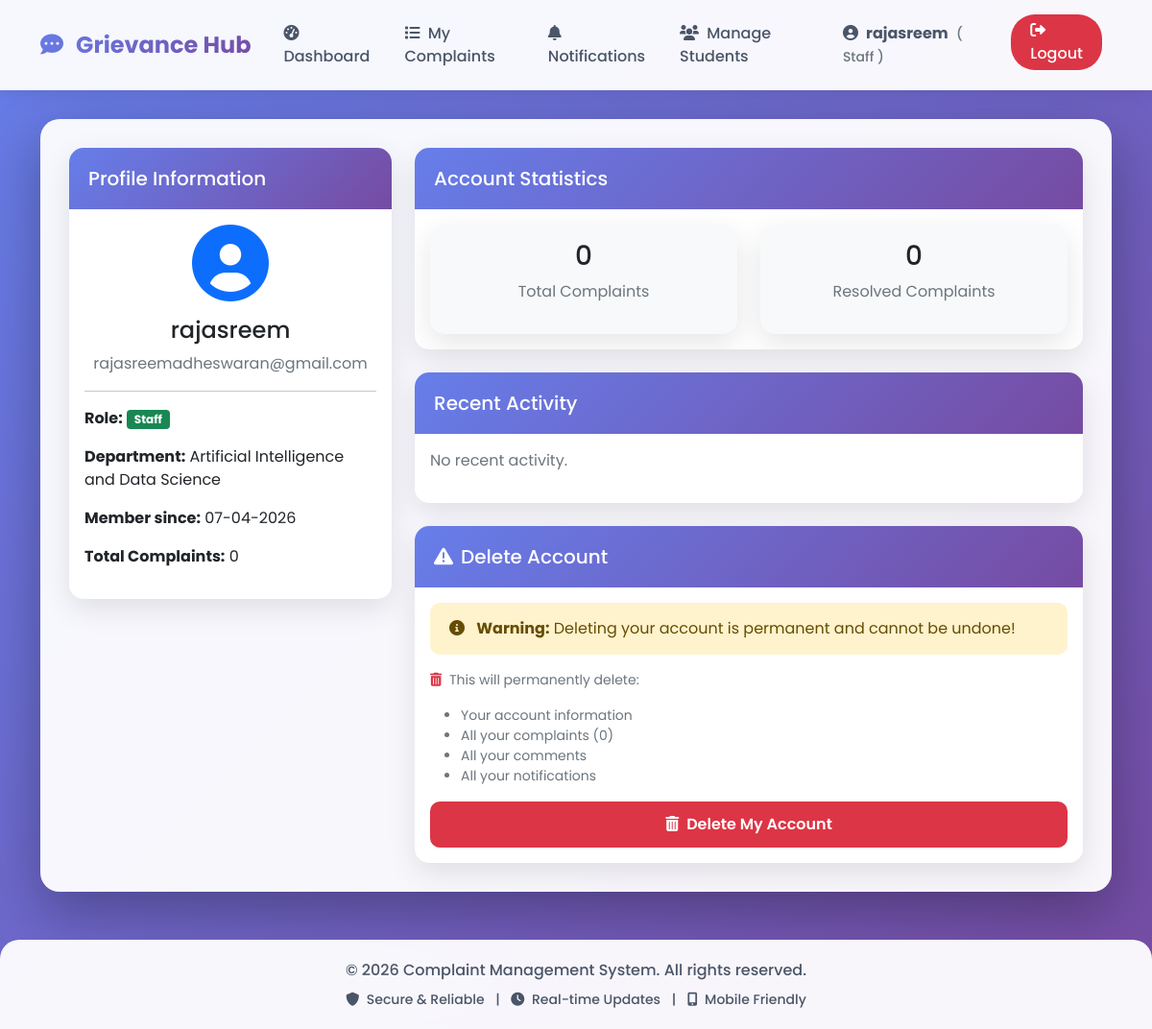
Screenshot of /profile (signed in) with the database file from the repository.
### models.py (models this page shows)
class User(UserMixin, db.Model):
    id = db.Column(db.Integer, primary_key=True)
    username = db.Column(db.String(80), unique=True, nullable=False)
    email = db.Column(db.String(120), unique=True, nullable=False)
    password = db.Column(db.String(200), nullable=False)
    role = db.Column(db.String(20), default='student')  # student, staff/mentor, hod, admin
    department = db.Column(db.String(100))
    year = db.Column(db.String(20))
    section = db.Column(db.String(10))
    parent_name = db.Column(db.String(100))
    parent_phone = db.Column(db.String(15))
    address = db.Column(db.Text)
    mentor_name = db.Column(db.String(100))  # For students - who is their mentor
    phone = db.Column(db.String(15))
    created_at = db.Column(db.DateTime, default=datetime.utcnow)
    complaints = db.relationship('Complaint', backref='author', lazy=True, foreign_keys='Complaint.user_id')
    assigned_complaints = db.relationship('Complaint', backref='assigned_staff', lazy=True, foreign_keys='Complaint.assigned_to')

### app.py (the view)
@app.route('/profile')
@login_required
def profile():
    return render_template('profile.html', user=current_user)

### app.py (called while the page is built)
def is_super_admin(user):
    return user.role == 'admin' and user.email == 'vanitha.sty3375@gmail.com'

def is_department_admin(user):
    return user.role == 'hod'

@login_manager.user_loader
def load_user(user_id):
    return User.query.get(int(user_id))

@app.context_processor
def utility_processor():
    return {
        'is_super_admin': is_super_admin,
        'is_department_admin': is_department_admin
    }

### templates/profile.html (shortened to what this page needs)
{% extends "base.html" %}
{% block content %}
<div class="row">
    <div class="col-md-4">
        <div class="card">
            <div class="card-header">
                <h5 class="mb-0">Profile Information</h5>
            </div>
            <div class="card-body text-center">
                <i class="fas fa-user-circle fa-5x text-primary mb-3"></i>
                <h4>{{ user.username }}</h4>
                <p class="text-muted">{{ user.email }}</p>
                <hr>
                <div class="text-start">
                    <p><strong>Role:</strong>
                        {% if user.role == 'admin' %}
                            <span class="badge bg-danger">Admin</span>
                        {% elif user.role == 'staff' %}
                            <span class="badge bg-success">Staff</span>
                        {% else %}
                            <span class="badge bg-info">Student</span>
                        {% endif %}
                    </p>
                    <p><strong>Department:</strong> {{ user.department or 'Not specified' }}</p>
                    <p><strong>Member since:</strong> {{ user.created_at.strftime('%d-%m-%Y') }}</p>
                    <p><strong>Total Complaints:</strong> {{ user.complaints|length }}</p>
                </div>
            </div>
        </div>
    </div>
    <div class="col-md-8">
        <div class="card mb-4">
            <div class="card-header">
                <h5 class="mb-0">Account Statistics</h5>
            </div>
            <div class="card-body">
                <div class="row">
                    <div class="col-md-6">
                        <div class="card bg-light">
                            <div class="card-body text-center">
                                <h3>{{ user.complaints|length }}</h3>
                                <p class="text-muted">Total Complaints</p>
                            </div>
                        </div>
                    </div>
                    <div class="col-md-6">
                        <div class="card bg-light">
                            <div class="card-body text-center">
                                <h3>{{ user.complaints|selectattr('status', 'equalto', 'resolved')|list|length }}</h3>
                                <p class="text-muted">Resolved Complaints</p>
                            </div>
                        </div>
                    </div>
                </div>
            </div>
        </div>
        <div class="card">
            <div class="card-header">
                <h5 class="mb-0">Recent Activity</h5>
            </div>
            <div class="card-body">
                {% if user.complaints %}
                    <div class="list-group">
                        {% for complaint in user.complaints[:5] %}
                            <a href="{{ url_for('complaint_details', complaint_id=complaint.id) }}" class="list-group-item list-group-item-action">
                                <div class="d-flex w-100 justify-content-between">
                                    <h6 class="mb-1">{{ complaint.title }}</h6>
                                    <small>{{ complaint.created_at.strftime('%d-%m-%Y') }}</small>
                                </div>
                                <p class="mb-1">Status:
                                    {% if complaint.status == 'pending' %}
                                        <span class="badge bg-warning text-dark">Pending</span>
                                    {% elif complaint.status == 'in_progress' %}
                                        <span class="badge bg-info">In Progress</span>
                                    {% elif complaint.status == 'resolved' %}
                                        <span class="badge bg-success">Resolved</span>
                                    {% elif complaint.status == 'rejected' %}
                                        <span class="badge bg-danger">Rejected</span>
                                    {% endif %}
                                </p>
                            </a>
                        {% endfor %}
                    </div>
                {% else %}
                    <p class="text-muted">No recent activity.</p>
                {% endif %}
            </div>
        </div>
        {% if current_user.role != 'admin' %}
        <div class="card mt-4 border-danger">
            <div class="card-header bg-danger text-white">
                <h5 class="mb-0">
                    <i class="fas fa-exclamation-triangle me-2"></i>Delete Account
                </h5>
            </div>
            <div class="card-body">
                <div class="alert alert-warning">
                    <i class="fas fa-info-circle me-2"></i>
                    <strong>Warning:</strong> Deleting your account is permanent and cannot be undone!
                </div>
                <p class="text-muted small">
                    <i class="fas fa-trash-alt me-1 text-danger"></i>
                    This will permanently delete:
                    <ul class="text-muted small mt-1">
                        <li>Your account information</li>
                        <li>All your complaints ({{ user.complaints|length }})</li>
                        <li>All your comments</li>
                        <li>All your notifications</li>
                    </ul>
                </p>
                <button type="button" class="btn btn-danger w-100"
                        data-bs-toggle="modal" data-bs-target="#deleteAccountModal">
                    <i class="fas fa-trash-alt me-2"></i>Delete My Account
                </button>
            </div>
        </div>
        {% endif %}
    </div>
</div>
{% endblock %}

### templates/base.html (shortened to what this page needs)
<!DOCTYPE html>
<html lang="en">
<head>
    <link href="https://cdn.jsdelivr.net/npm/bootstrap@5.1.3/dist/css/bootstrap.min.css" rel="stylesheet">
    <link rel="stylesheet" href="https://cdnjs.cloudflare.com/ajax/libs/font-awesome/6.0.0/css/all.min.css">
</head>
<body>
    <nav class="navbar navbar-expand-lg navbar-light">
        <div class="container">
            <a class="navbar-brand" href="{{ url_for('index') }}">
                <i class="fas fa-comment-dots me-2"></i>
                Grievance Hub
            </a>
            <div class="collapse navbar-collapse" id="navbarNav">
                <ul class="navbar-nav ms-auto">
                    {% if current_user.is_authenticated %}
                        <li class="nav-item">
                            {% if is_super_admin(current_user) %}
                                <a class="nav-link" href="{{ url_for('super_admin_dashboard') }}">
                                    <i class="fas fa-tachometer-alt me-1"></i> Dashboard
                                </a>
                            {% elif is_department_admin(current_user) %}
                                <a class="nav-link" href="{{ url_for('hod_dashboard') }}">
                                    <i class="fas fa-tachometer-alt me-1"></i> Dashboard
                                </a>
                            {% elif current_user.role == 'staff' %}
                                <a class="nav-link" href="{{ url_for('staff_dashboard') }}">
                                    <i class="fas fa-tachometer-alt me-1"></i> Dashboard
                                </a>
                            {% else %}
                                <a class="nav-link" href="{{ url_for('dashboard') }}">
                                    <i class="fas fa-tachometer-alt me-1"></i> Dashboard
                                </a>
                            {% endif %}
                        </li>
                        <li class="nav-item">
                            <a class="nav-link" href="{{ url_for('view_complaints') }}">
                                <i class="fas fa-list me-1"></i> My Complaints
                            </a>
                        </li>
                        <li class="nav-item position-relative">
                            <a class="nav-link" href="{{ url_for('view_notifications') }}">
                                <i class="fas fa-bell me-1"></i> Notifications
                                {% set unread = current_user.notifications|selectattr('is_read', 'equalto', false)|list|length %}
                            </a>
                        </li>
                        {% if current_user.role == 'staff' %}
                            <li class="nav-item">
                                <a class="nav-link" href="{{ url_for('mentor_students') }}">
                                    <i class="fas fa-users me-1"></i> Manage Students
                                </a>
                            </li>
                        {% endif %}
                        <li class="nav-item me-2">
                            <span class="nav-link">
                                <i class="fas fa-user-circle me-1"></i>
                                <strong>{{ current_user.username }}</strong>
                                <small class="text-muted ms-1">
                                    ({% if is_super_admin(current_user) %}
                                        Super Admin
                                    {% elif is_department_admin(current_user) %}
                                        HOD
                                    {% elif current_user.role == 'staff' %}
                                        Staff
                                    {% else %}
                                        Student
                                    {% endif %})
                                </small>
                            </span>
                        </li>
                        <li class="nav-item">
                            <a class="nav-link logout-btn" href="{{ url_for('logout') }}"
                               onclick="return confirm('Are you sure you want to logout?')">
                                <i class="fas fa-sign-out-alt"></i> Logout
                            </a>
                        </li>
                    {% endif %}
                </ul>
            </div>
        </div>
    </nav>
    <div class="container">
        <div class="main-content">
            {% block content %}{% endblock %}
        </div>
    </div>
    <footer class="footer">
        <div class="container">
            <p class="mb-0">&copy; 2026 Complaint Management System. All rights reserved.</p>
            <p class="mb-0 mt-2 small">
                <i class="fas fa-shield-alt me-1"></i> Secure & Reliable
                <span class="mx-2">|</span>
                <i class="fas fa-clock me-1"></i> Real-time Updates
                <span class="mx-2">|</span>
                <i class="fas fa-mobile-alt me-1"></i> Mobile Friendly
            </p>
        </div>
    </footer>
</body>
</html>

### templates/base.html (style rules this page uses)
* { font-family: 'Poppins', sans-serif; }
body { background: linear-gradient(135deg, #667eea 0%, #764ba2 100%); min-height: 100vh; background-attachment: fixed; }
.navbar { background: rgba(255, 255, 255, 0.95) !important; backdrop-filter: blur(10px); box-shadow: 0 2px 20px rgba(0,0,0,0.1); padding: 15px 0; }
.navbar-brand { font-weight: 700; font-size: 1.5rem; background: linear-gradient(135deg, #667eea 0%, #764ba2 100%); -webkit-background-clip: text; -webkit-text-fill-color: transparent; transition: transform 0.3s ease; }
.nav-link { font-weight: 500; color: #4a5568 !important; margin: 0 10px; position: relative; transition: color 0.3s ease; }
.logout-btn { background-color: #dc3545; color: white !important; border-radius: 25px; padding: 5px 20px !important; margin-left: 15px; transition: all 0.3s ease; }
.main-content { background: rgba(255, 255, 255, 0.95); border-radius: 20px; padding: 30px; margin: 30px 0; box-shadow: 0 20px 60px rgba(0,0,0,0.3); animation: fadeInUp 0.5s ease; }
.card { border: none; border-radius: 15px; box-shadow: 0 10px 30px rgba(0,0,0,0.1); transition: all 0.3s ease; overflow: hidden; }
.card-header { background: linear-gradient(135deg, #667eea 0%, #764ba2 100%); color: white; font-weight: 600; border: none; padding: 20px; }
.btn { border-radius: 10px; padding: 12px 30px; font-weight: 600; transition: all 0.3s ease; border: none; }
.alert { border-radius: 10px; border: none; padding: 15px 20px; animation: slideInDown 0.5s ease; }
.footer { background: rgba(255, 255, 255, 0.95); backdrop-filter: blur(10px); padding: 20px 0; margin-top: 50px; border-radius: 20px 20px 0 0; color: #4a5568; text-align: center; font-weight: 500; }

### rows the page displays
User: username "rajasreem", email "rajasreemadheswaran@gmail.com", department "Artificial Intelligence and Data Science", created_at "07-04-2026"

### other values shown
{{ user.complaints|length }} "0"
